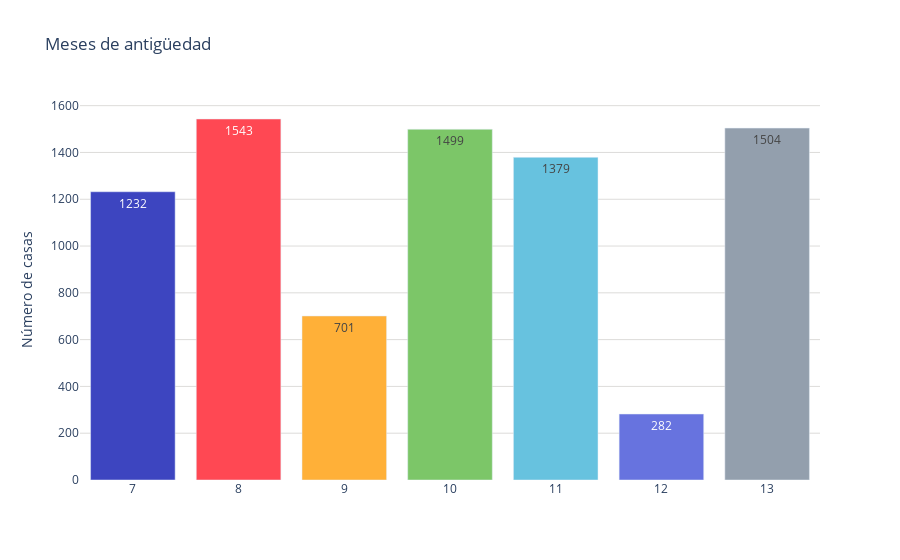

The notebook cell this image was saved under:
### Code cell
fig = go.Figure()
colores = ['#3d45c0', '#ff4853', '#ffb038', '#7cc668', '#67c2df', '#6773df', '#939fad']
count = df_acumulado['count']

fig.add_trace(go.Bar(
    x=df_acumulado['antiguedad_categoria'], 
    y=df_acumulado['count'], 
    marker_color=colores,  # Especifica los colores de las barras
    text=count,  # Texto que se mostrará en las barras 
    textposition='inside',  # Posición del texto (puede ser 'inside' o 'outside')
    #texttemplate='%{text:.1f}%',  # Formato del texto (porcentaje con un decimal)
))
# Personalizar el diseño de la gráfica
fig.update_layout(
    title='Meses de antigüedad',  # Título de la gráfica
   # xaxis=dict(title='antiguedad_categoria'),  # Título del eje x
    yaxis=dict(
        title='Número de casas', # Título del eje y
        gridcolor='#dddcda', # Color de las líneas que dividen los rangos del eje Y
         gridwidth=1,
    ),  
    plot_bgcolor='rgba(0,0,0,0)',  # Color de fondo del gráfico
)

# Exportar gráfica como archivo HTML
def guardar_grafico_como_html(fig, nombre_archivo, carpeta='graficas'):
    # Crear la carpeta si no existe
    if not os.path.exists(carpeta):
        os.makedirs(carpeta)
    
    # Gráfica como archivo HTML en la carpeta especificada
    pio.write_html(fig, f'{carpeta}/{nombre_archivo}.html')

# Exportar
guardar_grafico_como_html(fig, 'g_bar_tiempoventa_total_pachuca', carpeta='graficas')

fig.show()

### Figure 1 — Plotly figure (JSON) as saved in the notebook; plotly's stock layout.template omitted (floating-point values rounded to 4 significant figures)
{"data": [{"marker": {"color": ["#3d45c0", "#ff4853", "#ffb038", "#7cc668", "#67c2df", "#6773df", "#939fad"]}, "text": [1232, 1543, 701, 1499, 1379, 282, 1504], "textposition": "inside", "type": "bar", "x": ["7", "8", "9", "10", "11", "12", "13"], "y": [1232, 1543, 701, 1499, 1379, 282, 1504]}], "layout": {"plot_bgcolor": "rgba(0,0,0,0)", "title": {"text": "Meses de antigüedad"}, "yaxis": {"gridcolor": "#dddcda", "gridwidth": 1, "title": {"text": "Número de casas"}}}}
